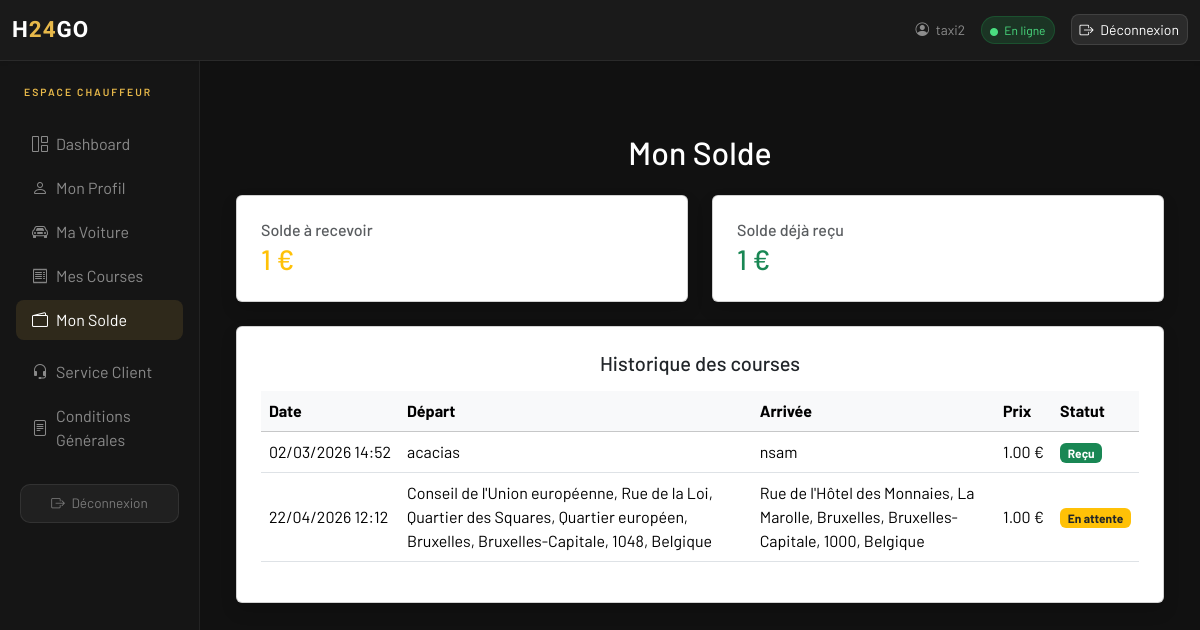
Screenshot of /taxi/solde/ (signed in) with the database file from the repository.
### core/models.py (models this page shows, shortened)
class User(AbstractUser):
    ROLE_CHOICES = (
        ('client', 'Client'),
        ('coiffeuse', 'Coiffeuse'),
        ('taxi', 'Taxi'),
    )
    role = models.CharField(max_length=20, choices=ROLE_CHOICES)

class Course(models.Model):
    STATUS_CHOICES = (
        ('pending', 'En attente'),
        ('proposed', 'Proposition taxi'),
        ('accepted', 'Acceptée'),
        ('completed', 'Terminée'),
        ('cancelled', 'Annulée'),
    )
    client = models.ForeignKey('Client', on_delete=models.CASCADE, related_name='courses')
    taxi = models.ForeignKey('Taxi', on_delete=models.SET_NULL, null=True, blank=True, related_name='courses')
    adresse_depart = models.CharField(max_length=255)
    adresse_arrivee = models.CharField(max_length=255)
    prix_propose = models.DecimalField(max_digits=8, decimal_places=2, null=True, blank=True)
    temps_arrivee = models.CharField(max_length=50, null=True, blank=True)
    status = models.CharField(max_length=20, choices=STATUS_CHOICES, default='pending')
    temps_arrivee = models.CharField(max_length=50, null=True, blank=True)
    arrivee_estimee = models.DateTimeField(null=True, blank=True)
    paiement_admin = models.BooleanField(default=False)
    created_at = models.DateTimeField(auto_now_add=True)

### core/views.py (the view)
# urls.py: path("taxi/solde/", views.taxi_solde, name="taxi_solde"),
@login_required
def taxi_solde(request):
    if request.user.role != "taxi":
        return redirect("home")
    taxi = get_object_or_404(Taxi, user=request.user)
    latest_payment = Payment.objects.filter(user=request.user).order_by("-created_at").first()
    is_paid = latest_payment and latest_payment.status == "success"
    if not is_paid:
        return redirect("taxi_payment")
    courses_paid = Course.objects.filter(
        taxi=taxi,
        status="paid"
    )
    courses_a_recevoir = courses_paid.filter(paiement_admin=False)
    courses_recues = courses_paid.filter(paiement_admin=True)
    solde_a_recevoir = courses_a_recevoir.aggregate(
        total=Sum("prix_propose")
    )["total"] or 0
    solde_recu = courses_recues.aggregate(
        total=Sum("prix_propose")
    )["total"] or 0
    return render(request, "taxi/taxi_solde.html", {
        "taxi": taxi,
        "courses_a_recevoir": courses_a_recevoir,
        "courses_recues": courses_recues,
        "solde_a_recevoir": solde_a_recevoir,
        "solde_recu": solde_recu,
    })

### core/templates/taxi/taxi_solde.html (shortened to what this page needs)
{% extends "taxi/base_taxi.html" %}
{% block content %}
<div class="container mt-5">
    <h2 class="mb-4 text-center">Mon Solde</h2>
    <div class="row">
        <div class="col-6 col-md-6">
            <div class="card shadow p-3 p-md-4 mb-4">
                <h6 class="text-muted mb-1">Solde à recevoir</h6>
                <h3 class="text-warning mb-0">{{ solde_a_recevoir }} €</h3>
            </div>
        </div>
        <div class="col-6 col-md-6">
            <div class="card shadow p-3 p-md-4 mb-4">
                <h6 class="text-muted mb-1">Solde déjà reçu</h6>
                <h3 class="text-success mb-0">{{ solde_recu }} €</h3>
            </div>
        </div>
    </div>
    <div class="card shadow p-3 p-md-4">
        <h5 class="mb-3 text-center">Historique des courses</h5>
        {% if courses_recues or courses_a_recevoir %}
            <div class="d-none d-md-block">
                <table class="table table-hover align-middle">
                    <thead class="table-light">
                        <tr>
                            <th>Date</th>
                            <th>Départ</th>
                            <th>Arrivée</th>
                            <th>Prix</th>
                            <th>Statut</th>
                        </tr>
                    </thead>
                    <tbody>
                        {% for course in courses_recues %}
                        <tr>
                            <td class="text-nowrap">{{ course.created_at|date:"d/m/Y H:i" }}</td>
                            <td>{{ course.adresse_depart }}</td>
                            <td>{{ course.adresse_arrivee }}</td>
                            <td class="text-nowrap">{{ course.prix_propose }} €</td>
                            <td><span class="badge bg-success">Reçu</span></td>
                        </tr>
                        {% endfor %}
                        {% for course in courses_a_recevoir %}
                        <tr>
                            <td class="text-nowrap">{{ course.created_at|date:"d/m/Y H:i" }}</td>
                            <td>{{ course.adresse_depart }}</td>
                            <td>{{ course.adresse_arrivee }}</td>
                            <td class="text-nowrap">{{ course.prix_propose }} €</td>
                            <td><span class="badge bg-warning text-dark">En attente</span></td>
                        </tr>
                        {% endfor %}
                    </tbody>
                </table>
            </div>
        {% else %}
            <p class="text-muted mt-2">Aucune course pour le moment.</p>
        {% endif %}
    </div>
</div>
{% endblock %}

### core/templates/taxi/base_taxi.html (shortened to what this page needs)
{% load static %}
<!DOCTYPE html>
<html lang="fr">
<head>
    <link href="https://cdn.jsdelivr.net/npm/bootstrap@5.3.2/dist/css/bootstrap.min.css" rel="stylesheet">
    <link href="https://cdn.jsdelivr.net/npm/bootstrap-icons@1.11.1/font/bootstrap-icons.css" rel="stylesheet">
</head>
<body style="background:#111; color:white; font-family:'Barlow',sans-serif; min-height:100vh;">
<nav style="background:#1a1a1a; border-bottom:1px solid rgba(255,255,255,0.07);" class="navbar navbar-expand-lg shadow-sm sticky-top">
    <div class="container-fluid">
        <a class="navbar-brand" href="{% url 'taxi_dashboard' %}" style="text-decoration:none;">
            <span style="font-family:'Barlow Condensed',sans-serif; font-weight:900; font-size:1.4rem; color:white; letter-spacing:1px;">
                H<span style="color:#e8b94a;">24</span>GO
            </span>
        </a>
        <div class="ms-auto d-none d-lg-flex align-items-center gap-3">
            <span style="color:rgba(255,255,255,0.5); font-size:0.85rem;">
                <i class="bi bi-person-circle me-1"></i> {{ request.user.username }}
            </span>
            <span class="px-2 py-1 rounded-pill" style="background:rgba(34,197,94,0.15); color:#4ade80; font-size:0.75rem; border:1px solid rgba(34,197,94,0.2);">
                <i class="bi bi-circle-fill me-1" style="font-size:0.5rem;"></i> En ligne
            </span>
            <a href="{% url 'logout' %}" class="btn btn-sm"
               style="background:rgba(255,255,255,0.08); color:white; border:1px solid rgba(255,255,255,0.1); border-radius:8px;">
                <i class="bi bi-box-arrow-right me-1"></i> Déconnexion
            </a>
        </div>
    </div>
</nav>
<div class="container-fluid">
    <div class="row">
        <nav class="col-lg-2 d-none d-lg-block px-3 pt-4"
             style="background:#151515; border-right:1px solid rgba(255,255,255,0.06); min-height:calc(100vh - 56px); position:sticky; top:56px; height:calc(100vh - 56px); overflow-y:auto;">
            <div class="mb-4 px-2">
                <div style="font-size:0.65rem; letter-spacing:2px; text-transform:uppercase; color:#e8b94a; font-weight:600;">
                    Espace Chauffeur
                </div>
            </div>
            <ul class="nav flex-column gap-1">
                <li class="nav-item">
                    <a class="nav-link rounded-3 px-3 py-2 d-flex align-items-center gap-2"
                       href="{% url 'taxi_dashboard' %}"
                       style="color:{% if request.resolver_match.url_name == 'taxi_dashboard' %}white{% else %}rgba(255,255,255,0.5){% endif %};
                              background:{% if request.resolver_match.url_name == 'taxi_dashboard' %}rgba(232,185,74,0.12){% else %}transparent{% endif %};">
                        <i class="bi bi-grid-1x2"></i> Dashboard
                    </a>
                </li>
                <li class="nav-item">
                    <a class="nav-link rounded-3 px-3 py-2 d-flex align-items-center gap-2"
                       href="{% url 'taxi_profile' %}"
                       style="color:{% if request.resolver_match.url_name == 'taxi_profile' %}white{% else %}rgba(255,255,255,0.5){% endif %};
                              background:{% if request.resolver_match.url_name == 'taxi_profile' %}rgba(232,185,74,0.12){% else %}transparent{% endif %};">
                        <i class="bi bi-person"></i> Mon Profil
                    </a>
                </li>
                <li class="nav-item">
                    <a class="nav-link rounded-3 px-3 py-2 d-flex align-items-center gap-2"
                       href="{% url 'taxi_car' %}"
                       style="color:{% if request.resolver_match.url_name == 'taxi_car' %}white{% else %}rgba(255,255,255,0.5){% endif %};
                              background:{% if request.resolver_match.url_name == 'taxi_car' %}rgba(232,185,74,0.12){% else %}transparent{% endif %};">
                        <i class="bi bi-car-front"></i> Ma Voiture
                    </a>
                </li>
                <li class="nav-item">
                    <a class="nav-link rounded-3 px-3 py-2 d-flex align-items-center gap-2"
                       href="{% url 'taxi_courses' %}"
                       style="color:{% if request.resolver_match.url_name == 'taxi_courses' %}white{% else %}rgba(255,255,255,0.5){% endif %};
                              background:{% if request.resolver_match.url_name == 'taxi_courses' %}rgba(232,185,74,0.12){% else %}transparent{% endif %};">
                        <i class="bi bi-receipt"></i> Mes Courses
                    </a>
                </li>
                <li class="nav-item">
                    <a class="nav-link rounded-3 px-3 py-2 d-flex align-items-center gap-2"
                       href="{% url 'taxi_solde' %}"
                       style="color:{% if request.resolver_match.url_name == 'taxi_solde' %}white{% else %}rgba(255,255,255,0.5){% endif %};
                              background:{% if request.resolver_match.url_name == 'taxi_solde' %}rgba(232,185,74,0.12){% else %}transparent{% endif %};">
                        <i class="bi bi-wallet2"></i> Mon Solde
                    </a>
                </li>
                <li class="nav-item mt-2">
                    <a class="nav-link rounded-3 px-3 py-2 d-flex align-items-center gap-2"
                       href="{% url 'taxi_service_client' %}"
                       style="color:{% if request.resolver_match.url_name == 'taxi_service_client' %}white{% else %}rgba(255,255,255,0.5){% endif %};
                              background:{% if request.resolver_match.url_name == 'taxi_service_client' %}rgba(232,185,74,0.12){% else %}transparent{% endif %};">
                        <i class="bi bi-headset"></i> Service Client
                    </a>
                </li>
                <li class="nav-item">
                    <a class="nav-link rounded-3 px-3 py-2 d-flex align-items-center gap-2"
                       href="{% url 'cgu' %}"
                       style="color:{% if request.resolver_match.url_name == 'cgu' %}white{% else %}rgba(255,255,255,0.5){% endif %};
                              background:{% if request.resolver_match.url_name == 'cgu' %}rgba(232,185,74,0.12){% else %}transparent{% endif %};">
                        <i class="bi bi-file-text"></i> Conditions Générales
                    </a>
                </li>
            </ul>
            <div class="mt-4 px-1">
                <a href="{% url 'logout' %}" class="btn w-100 py-2"
                   style="background:rgba(255,255,255,0.05); color:rgba(255,255,255,0.4); border:1px solid rgba(255,255,255,0.08); border-radius:10px; font-size:0.85rem;">
                    <i class="bi bi-box-arrow-right me-1"></i> Déconnexion
                </a>
            </div>
        </nav>
        <main class="col-lg-10 ms-sm-auto px-3 px-md-4 py-4" style="background:#111; min-height:calc(100vh - 56px);">
            {% block content %}{% endblock %}
        </main>
    </div>
</div>
</body>
</html>

### rows the page displays
User: user.username "taxi2"
Course: created_at "02/03/2026 14:52", adresse_depart "acacias", adresse_arrivee "nsam", prix_propose "1.00"
Course: created_at "22/04/2026 12:12", adresse_depart "Conseil de l'Union européenne, Rue de la Loi, Quartier des Squares, Quartier européen, Bruxelles, Bruxelles-Capitale, 1048, Belgique", adresse_arrivee "Rue de l'Hôtel des Monnaies, La Marolle, Bruxelles, Bruxelles-Capitale, 1000, Belgique", prix_propose "1.00"

### other values shown
{{ solde_a_recevoir }} "1"
{{ solde_recu }} "1"
